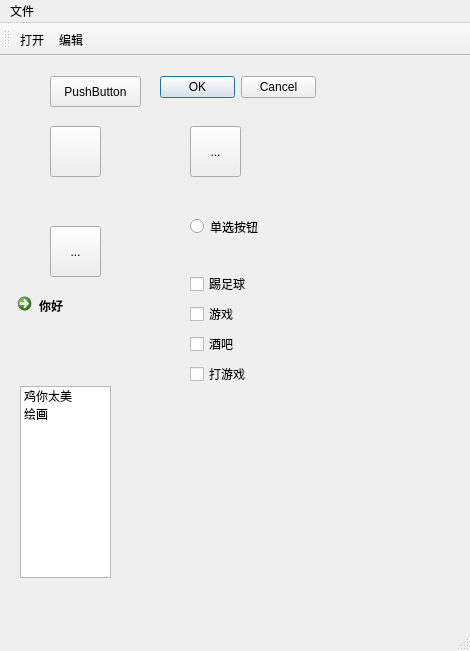
<?xml version="1.0" encoding="UTF-8"?>
<ui version="4.0">
 <class>MainWindow</class>
 <widget class="QMainWindow" name="MainWindow">
  <property name="geometry">
   <rect>
    <x>0</x>
    <y>0</y>
    <width>470</width>
    <height>651</height>
   </rect>
  </property>
  <property name="windowTitle">
   <string>MainWindow</string>
  </property>
  <widget class="QWidget" name="centralwidget">
   <widget class="QPushButton" name="pushButton">
    <property name="geometry">
     <rect>
      <x>50</x>
      <y>20</y>
      <width>91</width>
      <height>31</height>
     </rect>
    </property>
    <property name="text">
     <string>PushButton</string>
    </property>
    <property name="icon">
     <iconset>
      <normaloff>imagn/j2.png</normaloff>imagn/j2.png</iconset>
    </property>
   </widget>
   <widget class="QToolButton" name="toolButton">
    <property name="geometry">
     <rect>
      <x>50</x>
      <y>70</y>
      <width>51</width>
      <height>51</height>
     </rect>
    </property>
    <property name="text">
     <string/>
    </property>
    <property name="icon">
     <iconset>
      <normaloff>imagn/j3.png</normaloff>imagn/j3.png</iconset>
    </property>
    <property name="iconSize">
     <size>
      <width>50</width>
      <height>50</height>
     </size>
    </property>
   </widget>
   <widget class="QToolButton" name="toolButton_2">
    <property name="geometry">
     <rect>
      <x>190</x>
      <y>70</y>
      <width>51</width>
      <height>51</height>
     </rect>
    </property>
    <property name="text">
     <string>...</string>
    </property>
    <property name="icon">
     <iconset resource="icon.qrc">
      <normaloff>:/icon/imagn/j1.png</normaloff>:/icon/imagn/j1.png</iconset>
    </property>
    <property name="iconSize">
     <size>
      <width>50</width>
      <height>50</height>
     </size>
    </property>
   </widget>
   <widget class="QToolButton" name="toolButton_3">
    <property name="geometry">
     <rect>
      <x>50</x>
      <y>170</y>
      <width>51</width>
      <height>51</height>
     </rect>
    </property>
    <property name="text">
     <string>...</string>
    </property>
    <property name="icon">
     <iconset resource="iconText.qrc">
      <normaloff>:/text/imagn/j2.png</normaloff>:/text/imagn/j2.png</iconset>
    </property>
    <property name="iconSize">
     <size>
      <width>50</width>
      <height>50</height>
     </size>
    </property>
    <property name="toolButtonStyle">
     <enum>Qt::ToolButtonIconOnly</enum>
    </property>
   </widget>
   <widget class="QRadioButton" name="radioButton">
    <property name="geometry">
     <rect>
      <x>190</x>
      <y>160</y>
      <width>89</width>
      <height>21</height>
     </rect>
    </property>
    <property name="text">
     <string>单选按钮</string>
    </property>
   </widget>
   <widget class="QCheckBox" name="checkBox">
    <property name="geometry">
     <rect>
      <x>190</x>
      <y>220</y>
      <width>71</width>
      <height>16</height>
     </rect>
    </property>
    <property name="text">
     <string>踢足球</string>
    </property>
   </widget>
   <widget class="QCheckBox" name="checkBox_2">
    <property name="geometry">
     <rect>
      <x>190</x>
      <y>250</y>
      <width>71</width>
      <height>16</height>
     </rect>
    </property>
    <property name="text">
     <string>游戏</string>
    </property>
   </widget>
   <widget class="QCheckBox" name="checkBox_3">
    <property name="geometry">
     <rect>
      <x>190</x>
      <y>280</y>
      <width>71</width>
      <height>16</height>
     </rect>
    </property>
    <property name="text">
     <string>酒吧</string>
    </property>
   </widget>
   <widget class="QCheckBox" name="checkBox_4">
    <property name="geometry">
     <rect>
      <x>190</x>
      <y>310</y>
      <width>71</width>
      <height>16</height>
     </rect>
    </property>
    <property name="text">
     <string>打游戏</string>
    </property>
   </widget>
   <widget class="QCommandLinkButton" name="commandLinkButton">
    <property name="geometry">
     <rect>
      <x>10</x>
      <y>230</y>
      <width>172</width>
      <height>41</height>
     </rect>
    </property>
    <property name="text">
     <string>你好</string>
    </property>
   </widget>
   <widget class="QDialogButtonBox" name="buttonBox">
    <property name="geometry">
     <rect>
      <x>160</x>
      <y>20</y>
      <width>156</width>
      <height>23</height>
     </rect>
    </property>
    <property name="standardButtons">
     <set>QDialogButtonBox::Cancel|QDialogButtonBox::Ok</set>
    </property>
   </widget>
   <widget class="QListWidget" name="listWidget">
    <property name="geometry">
     <rect>
      <x>20</x>
      <y>330</y>
      <width>91</width>
      <height>192</height>
     </rect>
    </property>
    <item>
     <property name="text">
      <string>鸡你太美</string>
     </property>
    </item>
    <item>
     <property name="text">
      <string>绘画</string>
     </property>
    </item>
   </widget>
  </widget>
  <widget class="QMenuBar" name="menubar">
   <property name="geometry">
    <rect>
     <x>0</x>
     <y>0</y>
     <width>470</width>
     <height>22</height>
    </rect>
   </property>
   <widget class="QMenu" name="menu">
    <property name="title">
     <string>文件</string>
    </property>
    <addaction name="actionopen"/>
    <addaction name="actionedit"/>
   </widget>
   <addaction name="menu"/>
  </widget>
  <widget class="QStatusBar" name="statusbar"/>
  <widget class="QToolBar" name="toolBar">
   <property name="windowTitle">
    <string>toolBar</string>
   </property>
   <attribute name="toolBarArea">
    <enum>TopToolBarArea</enum>
   </attribute>
   <attribute name="toolBarBreak">
    <bool>false</bool>
   </attribute>
   <addaction name="actionopen"/>
   <addaction name="actionedit"/>
  </widget>
  <action name="actionopen">
   <property name="text">
    <string>打开</string>
   </property>
  </action>
  <action name="actionedit">
   <property name="text">
    <string>编辑</string>
   </property>
  </action>
 </widget>
 <resources>
  <include location="icon.qrc"/>
  <include location="iconText.qrc"/>
 </resources>
 <connections/>
</ui>
